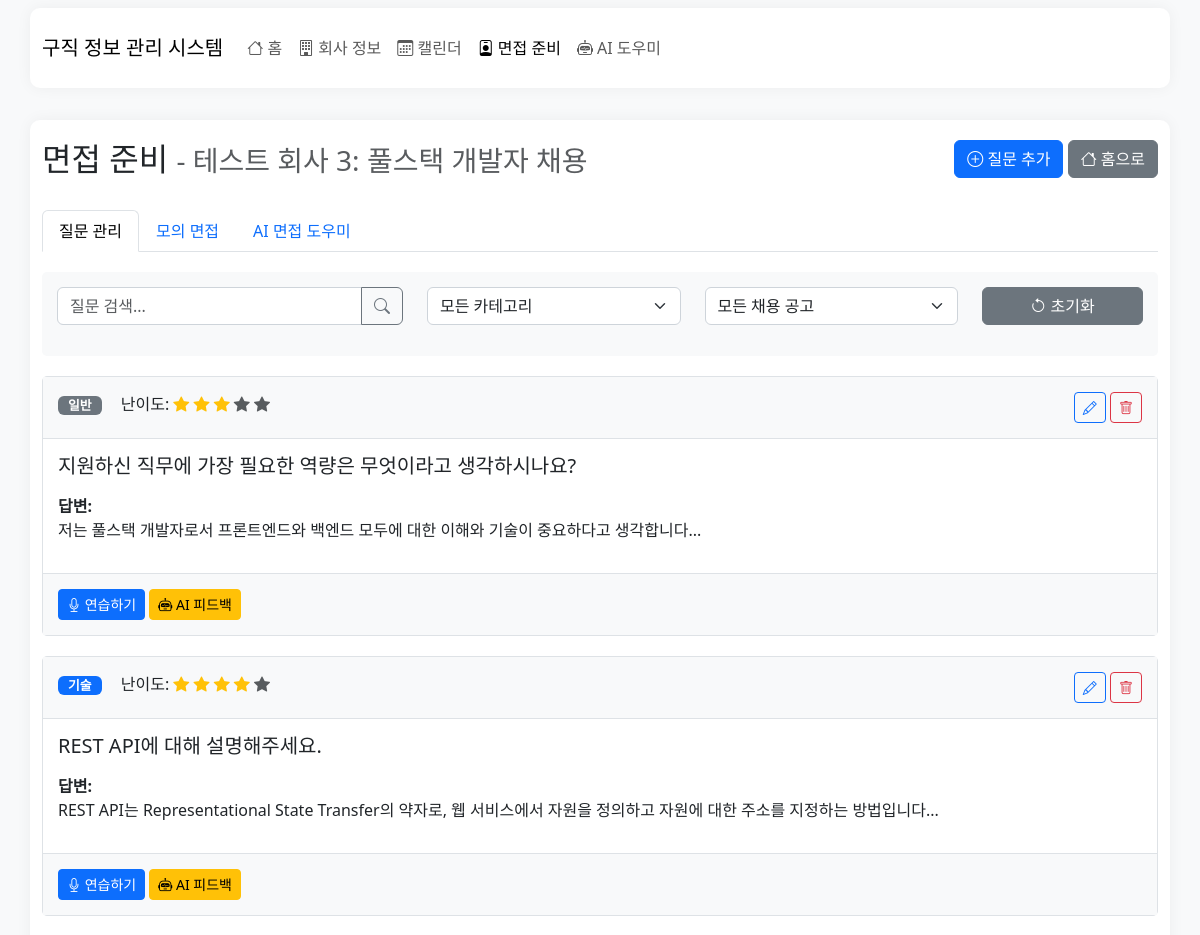
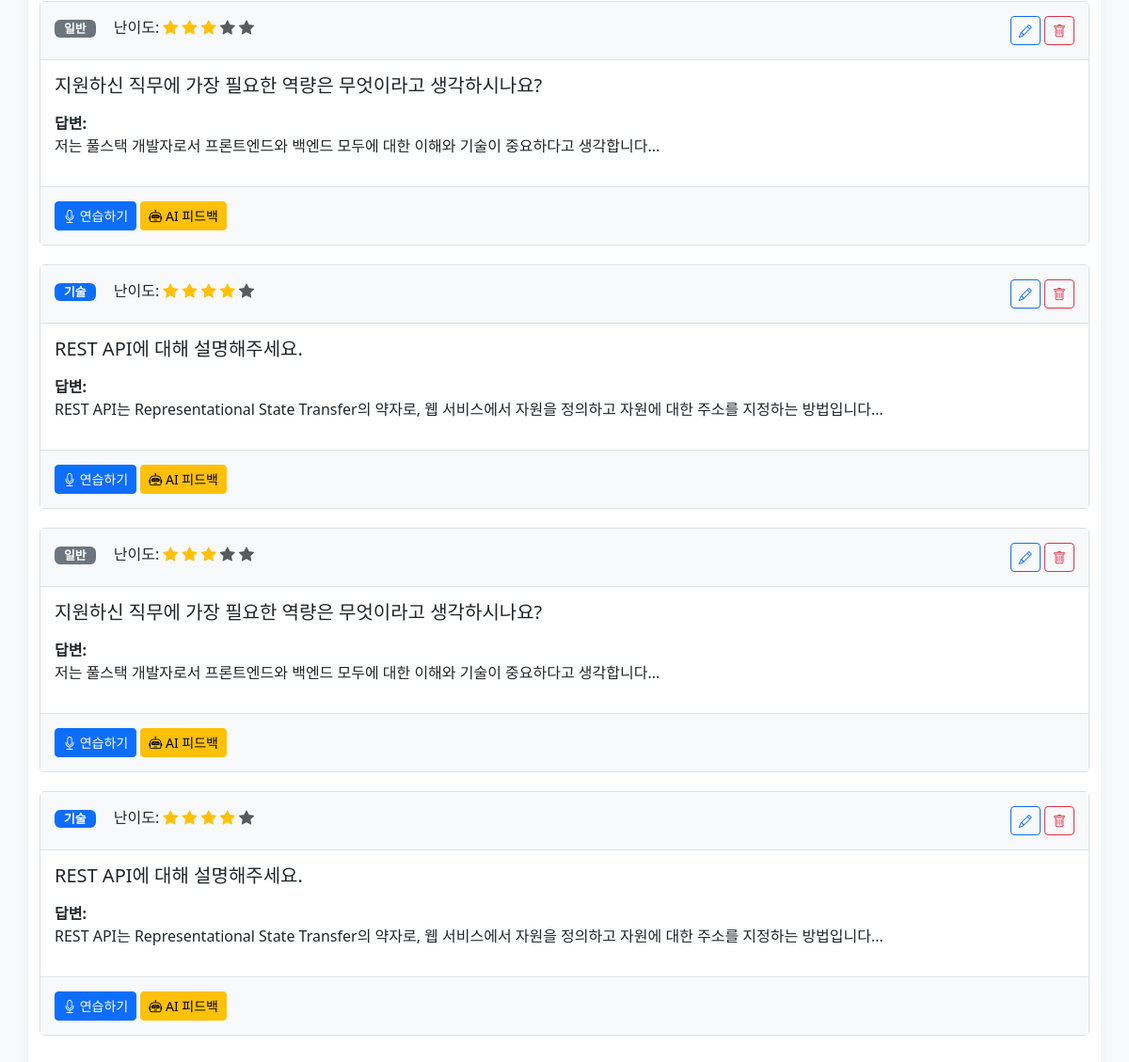
Screenshot of /interview/interview/3 with the database file from the repository (2 pictures, top to bottom).
### models.py (models this page shows, shortened)
class Job(db.Model):
    id = db.Column(db.Integer, primary_key=True)
    site = db.Column(db.String(100), nullable=False)
    company_name = db.Column(db.String(200), nullable=False)
    title = db.Column(db.String(300), nullable=False)
    url = db.Column(db.String(500), nullable=False)
    status = db.Column(db.String(20), default='미지원')  # '미지원', '지원', '서류합격', '1차면접', '2차면접', '최종합격', '불합격', '보류' 중 하나
    note = db.Column(db.Text, nullable=True)  # 메모 저장을 위한 필드
    deadline = db.Column(db.Date, nullable=True)  # 마감일 추가
    created_at = db.Column(db.DateTime, default=datetime.utcnow)
    applied = db.Column(db.Boolean, default=False)
    resume = db.Column(db.Text, nullable=True)  # 자기소개서 내용
    resume_file = db.Column(db.String(500), nullable=True)  # 자기소개서 파일 경로
    portfolio_file = db.Column(db.String(500), nullable=True)  # 포트폴리오 파일 경로
    application_date = db.Column(db.Date, nullable=True)  # 지원 날짜
    company_id = db.Column(db.Integer, db.ForeignKey('company.id'), nullable=True)

class InterviewPrep(db.Model):
    id = db.Column(db.Integer, primary_key=True)
    job_id = db.Column(db.Integer, db.ForeignKey('job.id'), nullable=True)
    question = db.Column(db.Text, nullable=False)
    answer = db.Column(db.Text, nullable=True)
    category = db.Column(db.String(100), default='일반')  # '일반', '기술', '인성', '경험' 등
    difficulty = db.Column(db.Integer, default=1)  # 1-5 난이도
    created_at = db.Column(db.DateTime, default=datetime.utcnow)

### routes/interview_routes.py (the view)
@interview.route('/interview/<int:job_id>')
def interview_prep_for_job(job_id):
    job = Job.query.get_or_404(job_id)
    interview_questions = InterviewPrep.query.filter_by(job_id=job_id).order_by(InterviewPrep.created_at.desc()).all()
    return render_template('interview.html',
                          job=job,
                          questions=interview_questions,
                          mcp_enabled=current_app.config.get('MCP_ENABLED', False))

### app.py (called while the page is built)
@app.teardown_appcontext
def teardown_mcp(exception):
    if mcp_enabled:
        shutdown()

### mcp/__init__.py (called while the page is built)
def shutdown():
    global _client
    if _client:
        run_async(_client.close())
        _client = None

### templates/interview.html (shortened to what this page needs)
{% extends 'base.html' %}
{% block extra_css %}
<link rel="stylesheet" href="{{ url_for('static', filename='css/interview.css') }}">
{% endblock %}
{% block content %}
<div class="row mb-4">
    <div class="col-md-6">
        <h2>
            면접 준비
            {% if job %}
            <small class="text-muted">- {{ job.company_name }}: {{ job.title }}</small>
            {% endif %}
        </h2>
    </div>
    <div class="col-md-6 text-end">
        <button type="button" class="btn btn-primary" data-bs-toggle="modal" data-bs-target="#add-question-modal">
            <i class="bi bi-plus-circle"></i> 질문 추가
        </button>
        <a href="{{ url_for('main.index') }}" class="btn btn-secondary">
            <i class="bi bi-house"></i> 홈으로
        </a>
    </div>
</div>
<ul class="nav nav-tabs" id="interviewTabs" role="tablist">
    <li class="nav-item" role="presentation">
        <button class="nav-link active" id="questions-tab" data-bs-toggle="tab" data-bs-target="#questions" type="button" role="tab" aria-controls="questions" aria-selected="true">질문 관리</button>
    </li>
    <li class="nav-item" role="presentation">
        <button class="nav-link" id="simulator-tab" data-bs-toggle="tab" data-bs-target="#simulator" type="button" role="tab" aria-controls="simulator" aria-selected="false">모의 면접</button>
    </li>
    {% if mcp_enabled %}
    <li class="nav-item" role="presentation">
        <button class="nav-link" id="ai-assistant-tab" data-bs-toggle="tab" data-bs-target="#ai-assistant" type="button" role="tab" aria-controls="ai-assistant" aria-selected="false">AI 면접 도우미</button>
    </li>
    {% endif %}
</ul>
<div class="tab-content" id="interviewTabsContent">
    {% include 'partials/interview_questions.html' %}
</div>
{% endblock %}

### templates/partials/interview_questions.html (shortened to what this page needs)
<div class="tab-pane fade show active" id="questions" role="tabpanel" aria-labelledby="questions-tab">
    <div class="filter-section">
        <div class="row">
            <div class="col-md-4">
                <div class="input-group mb-3">
                    <input type="text" class="form-control" id="search-question" placeholder="질문 검색...">
                    <button class="btn btn-outline-secondary" type="button" id="search-btn">
                        <i class="bi bi-search"></i>
                    </button>
                </div>
            </div>
            <div class="col-md-3">
                <select class="form-select mb-3" id="category-filter">
                    <option value="">모든 카테고리</option>
                </select>
            </div>
            <div class="col-md-3">
                <select class="form-select mb-3" id="job-filter">
                    <option value="">모든 채용 공고</option>
                </select>
            </div>
            <div class="col-md-2">
                <button class="btn btn-secondary w-100" id="reset-filter-btn">
                    <i class="bi bi-arrow-counterclockwise"></i> 초기화
                </button>
            </div>
        </div>
    </div>
    <div id="questions-container">
        {% if questions %}
            {% for question in questions %}
            <div class="question-card"
                 data-question-text="{{ question.question }}"
                 data-category="{{ question.category }}"
                 data-job-id="{{ question.job_id or '' }}">
                <div class="question-header">
                    <div>
                        <span class="badge
                            {% if question.category == '일반' %}bg-secondary
                            {% elif question.category == '기술' %}bg-primary
                            {% elif question.category == '인성' %}bg-info
                            {% elif question.category == '경험' %}bg-success
                            {% else %}bg-secondary{% endif %}
                            category-badge">{{ question.category }}</span>
                        <span class="difficulty">
                            난이도:
                            {% for i in range(1, 6) %}
                            <i class="bi bi-star-fill difficulty-star {% if i > question.difficulty %}text-muted{% endif %}"></i>
                            {% endfor %}
                        </span>
                    </div>
                    <div class="question-controls">
                        <button class="btn btn-sm btn-outline-primary edit-question-btn" data-question-id="{{ question.id }}">
                            <i class="bi bi-pencil"></i>
                        </button>
                        <button class="btn btn-sm btn-outline-danger delete-question-btn" data-question-id="{{ question.id }}">
                            <i class="bi bi-trash"></i>
                        </button>
                    </div>
                </div>
                <div class="question-body">
                    <h5>{{ question.question }}</h5>
                    {% if question.answer %}
                    <div class="mt-3 answer-section">
                        <strong>답변:</strong>
                        <div>{{ question.answer }}</div>
                    </div>
                    {% endif %}
                </div>
                <div class="question-footer">
                    <button class="btn btn-sm btn-primary practice-btn" data-question-id="{{ question.id }}">
                        <i class="bi bi-mic"></i> 연습하기
                    </button>
                    {% if mcp_enabled %}
                    <button class="btn btn-sm btn-warning ai-feedback-btn" data-question-id="{{ question.id }}">
                        <i class="bi bi-robot"></i> AI 피드백
                    </button>
                    {% endif %}
                </div>
            </div>
            {% endfor %}
        {% else %}
            <div class="alert alert-info">
                등록된 면접 질문이 없습니다. 새 질문을 추가해보세요.
            </div>
        {% endif %}
    </div>
</div>

### static/css/style.css (style rules this page uses)
body { background-color: #f8f9fa; }
.form-control, .form-select { border-color: #ced4da; border-radius: 6px; }
.badge.bg-secondary { background-color: #6c757d !important; }
.badge.bg-primary { background-color: #0d6efd !important; }

### static/css/interview.css (style rules this page uses)
.tab-content { padding: 20px 0; }

### static/css/interview/question-manager.css (style rules this page uses)
.question-card { margin-bottom: 20px; border: 1px solid #dee2e6; border-radius: 5px; transition: all 0.3s ease; }
.question-header { background-color: #f8f9fa; padding: 15px; border-bottom: 1px solid #dee2e6; display: flex; justify-content: space-between; align-items: flex-start; }
.question-body { padding: 15px; }
.question-footer { background-color: #f8f9fa; padding: 15px; border-top: 1px solid #dee2e6; }
.category-badge { font-size: 0.8em; padding: 3px 10px; margin-right: 5px; }
.difficulty { display: inline-block; margin-left: 10px; }
.difficulty-star { color: #ffc107; }
.question-controls { text-align: right; }
.filter-section { background-color: #f8f9fa; padding: 15px; margin-bottom: 20px; border-radius: 5px; }

### rows the page displays
Job: company_name "테스트 회사 3", title "풀스택 개발자 채용"
InterviewPrep: category "일반", difficulty 3 (drawn), question "지원하신 직무에 가장 필요한 역량은 무엇이라고 생각하시나요?", answer "저는 풀스택 개발자로서 프론트엔드와 백엔드 모두에 대한 이해와 기술이 중요하다고 생각합니다..."
InterviewPrep: category "기술", difficulty 4 (drawn), question "REST API에 대해 설명해주세요.", answer "REST API는 Representational State Transfer의 약자로, 웹 서비스에서 자원을 정의하고 자원에 대한 주소를 지정하는 방법입니다..."
InterviewPrep: category "일반", difficulty 3 (drawn), question "지원하신 직무에 가장 필요한 역량은 무엇이라고 생각하시나요?", answer "저는 풀스택 개발자로서 프론트엔드와 백엔드 모두에 대한 이해와 기술이 중요하다고 생각합니다..."
InterviewPrep: category "기술", difficulty 4 (drawn), question "REST API에 대해 설명해주세요.", answer "REST API는 Representational State Transfer의 약자로, 웹 서비스에서 자원을 정의하고 자원에 대한 주소를 지정하는 방법입니다..."
InterviewPrep: category "일반", difficulty 3 (drawn), question "지원하신 직무에 가장 필요한 역량은 무엇이라고 생각하시나요?", answer "저는 풀스택 개발자로서 프론트엔드와 백엔드 모두에 대한 이해와 기술이 중요하다고 생각합니다..."
InterviewPrep: category "기술", difficulty 4 (drawn), question "REST API에 대해 설명해주세요.", answer "REST API는 Representational State Transfer의 약자로, 웹 서비스에서 자원을 정의하고 자원에 대한 주소를 지정하는 방법입니다..."
